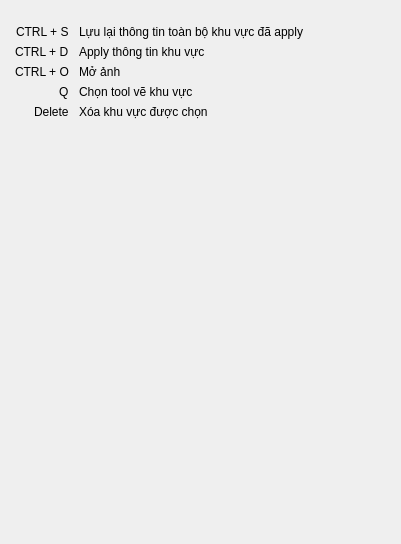
<?xml version="1.0" encoding="UTF-8"?>
<ui version="4.0">
 <class>ShortcutDlg</class>
 <widget class="QWidget" name="ShortcutDlg">
  <property name="geometry">
   <rect>
    <x>0</x>
    <y>0</y>
    <width>401</width>
    <height>544</height>
   </rect>
  </property>
  <property name="windowTitle">
   <string>Shortcut</string>
  </property>
  <property name="styleSheet">
   <string notr="true">font: 75 10pt &quot;MS Shell Dlg 2&quot;;</string>
  </property>
  <widget class="QWidget" name="formLayoutWidget">
   <property name="geometry">
    <rect>
     <x>10</x>
     <y>20</y>
     <width>381</width>
     <height>511</height>
    </rect>
   </property>
   <layout class="QFormLayout" name="formLayout">
    <property name="labelAlignment">
     <set>Qt::AlignRight|Qt::AlignTrailing|Qt::AlignVCenter</set>
    </property>
    <property name="formAlignment">
     <set>Qt::AlignLeading|Qt::AlignLeft|Qt::AlignTop</set>
    </property>
    <property name="horizontalSpacing">
     <number>10</number>
    </property>
    <property name="leftMargin">
     <number>5</number>
    </property>
    <property name="topMargin">
     <number>5</number>
    </property>
    <property name="rightMargin">
     <number>5</number>
    </property>
    <property name="bottomMargin">
     <number>5</number>
    </property>
    <item row="0" column="0">
     <widget class="QLabel" name="label">
      <property name="text">
       <string>CTRL + S</string>
      </property>
     </widget>
    </item>
    <item row="0" column="1">
     <widget class="QLabel" name="label_2">
      <property name="text">
       <string>Lựu lại thông tin toàn bộ khu vực đã apply</string>
      </property>
     </widget>
    </item>
    <item row="1" column="0">
     <widget class="QLabel" name="label_3">
      <property name="text">
       <string>CTRL + D</string>
      </property>
     </widget>
    </item>
    <item row="1" column="1">
     <widget class="QLabel" name="label_5">
      <property name="text">
       <string>Apply thông tin khu vực</string>
      </property>
     </widget>
    </item>
    <item row="3" column="0">
     <widget class="QLabel" name="label_4">
      <property name="text">
       <string>Q</string>
      </property>
     </widget>
    </item>
    <item row="3" column="1">
     <widget class="QLabel" name="label_6">
      <property name="text">
       <string>Chọn tool vẽ khu vực</string>
      </property>
     </widget>
    </item>
    <item row="4" column="0">
     <widget class="QLabel" name="label_7">
      <property name="text">
       <string>Delete</string>
      </property>
     </widget>
    </item>
    <item row="4" column="1">
     <widget class="QLabel" name="label_8">
      <property name="text">
       <string>Xóa khu vực được chọn</string>
      </property>
     </widget>
    </item>
    <item row="2" column="0">
     <widget class="QLabel" name="label_9">
      <property name="text">
       <string>CTRL + O</string>
      </property>
     </widget>
    </item>
    <item row="2" column="1">
     <widget class="QLabel" name="label_10">
      <property name="text">
       <string>Mở ảnh </string>
      </property>
     </widget>
    </item>
   </layout>
  </widget>
 </widget>
 <resources/>
 <connections/>
</ui>
